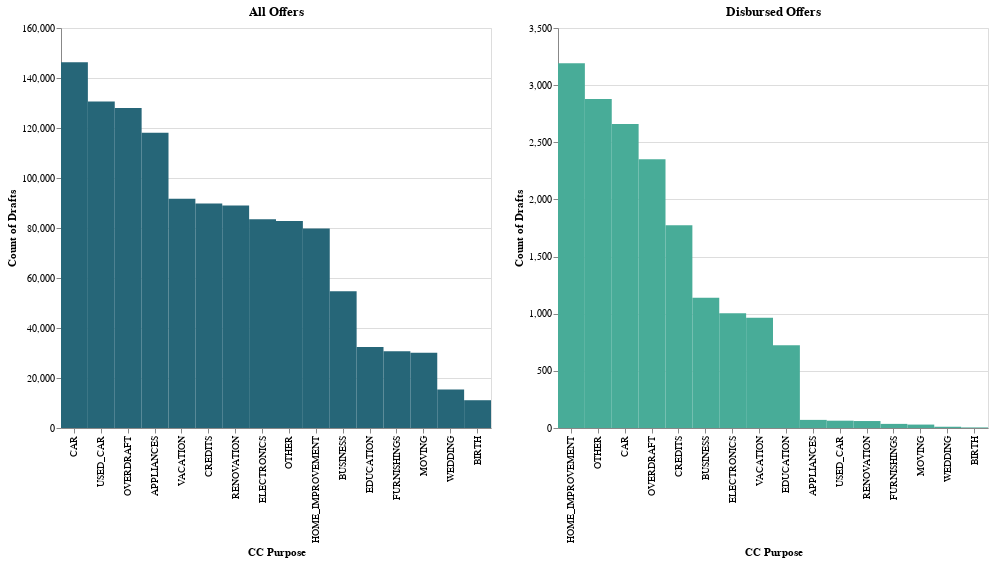

The code cell stored with this chart in its notebook:
### Code cell
offer_reason_bar = (
    alt.Chart(df_offer_reason_grouped)
    .mark_rect(color=petrol, size=20)
    .encode(
        alt.X("purpose_name:O", title="CC Purpose", sort="-y"),
        alt.Y("offer_count:Q", title="Count of Drafts"),
        tooltip="offer_count:Q",
    )
    .properties(width=430, height=400)
)

disbursed_reason_bar = (
    alt.Chart(df_disbursed_reason_grouped)
    .mark_rect(color=teal, size=20)
    .encode(
        alt.X("purpose_name:O", title="CC Purpose", sort="-y"),
        alt.Y("offer_count:Q", title="Count of Drafts"),
        tooltip="offer_count:Q",
    )
    .properties(width=430, height=400)
)

offer_reason_bar.properties(title="All Offers") | disbursed_reason_bar.properties(
    title="Disbursed Offers"
)

### Figure 1 — Vega-Lite specification as saved in the notebook (floating-point values rounded to 4 significant figures)
{"config": {"view": {"continuousWidth": 400, "continuousHeight": 300}}, "hconcat": [{"data": {"name": "data-132693fae5ab9b5165f85af1f33f37fb"}, "mark": {"type": "rect", "color": "#266678 ", "size": 20}, "encoding": {"tooltip": {"type": "quantitative", "field": "offer_count"}, "x": {"type": "ordinal", "field": "purpose_name", "sort": "-y", "title": "CC Purpose"}, "y": {"type": "quantitative", "field": "offer_count", "title": "Count of Drafts"}}, "height": 400, "title": "All Offers", "width": 430}, {"data": {"name": "data-9407f8ddf6c929ec98aa50784c239aa9"}, "mark": {"type": "rect", "color": "#48AC98", "size": 20}, "encoding": {"tooltip": {"type": "quantitative", "field": "offer_count"}, "x": {"type": "ordinal", "field": "purpose_name", "sort": "-y", "title": "CC Purpose"}, "y": {"type": "quantitative", "field": "offer_count", "title": "Count of Drafts"}}, "height": 400, "title": "Disbursed Offers", "width": 430}], "$schema": "https://vega.github.io/schema/vega-lite/v4.8.1.json", "datasets": {"data-132693fae5ab9b5165f85af1f33f37fb": [{"purpose_name": "APPLIANCES", "is_disbursed": 25.0, "offer_count": 118079}, {"purpose_name": "BIRTH", "is_disbursed": 5.0, "offer_count": 11115}, {"purpose_name": "BUSINESS", "is_disbursed": 61.0, "offer_count": 54736}, {"purpose_name": "CAR", "is_disbursed": 75.0, "offer_count": 146305}, {"purpose_name": "CREDITS", "is_disbursed": 83.0, "offer_count": 89796}, {"purpose_name": "EDUCATION", "is_disbursed": 61.0, "offer_count": 32371}, {"purpose_name": "ELECTRONICS", "is_disbursed": 78.0, "offer_count": 83539}, {"purpose_name": "FURNISHINGS", "is_disbursed": 17.0, "offer_count": 30674}, {"purpose_name": "HOME_IMPROVEMENT", "is_disbursed": 64.0, "offer_count": 79849}, {"purpose_name": "MOVING", "is_disbursed": 16.0, "offer_count": 30134}, {"purpose_name": "OTHER", "is_disbursed": 64.0, "offer_count": 82821}, {"purpose_name": "OVERDRAFT", "is_disbursed": 89.0, "offer_count": 127971}, {"purpose_name": "RENOVATION", "is_disbursed": 26.0, "offer_count": 89020}, {"purpose_name": "USED_CAR", "is_disbursed": 26.0, "offer_count": 130626}, {"purpose_name": "VACATION", "is_disbursed": 87.0, "offer_count": 91688}, {"purpose_name": "WEDDING", "is_disbursed": 10.0, "offer_count": 15414}], "data-9407f8ddf6c929ec98aa50784c239aa9": [{"purpose_name": "APPLIANCES", "is_disbursed": 25.0, "offer_count": 71}, {"purpose_name": "BIRTH", "is_disbursed": 5.0, "offer_count": 5}, {"purpose_name": "BUSINESS", "is_disbursed": 61.0, "offer_count": 1140}, {"purpose_name": "CAR", "is_disbursed": 75.0, "offer_count": 2659}, {"purpose_name": "CREDITS", "is_disbursed": 83.0, "offer_count": 1775}, {"purpose_name": "EDUCATION", "is_disbursed": 61.0, "offer_count": 723}, {"purpose_name": "ELECTRONICS", "is_disbursed": 78.0, "offer_count": 1003}, {"purpose_name": "FURNISHINGS", "is_disbursed": 17.0, "offer_count": 36}, {"purpose_name": "HOME_IMPROVEMENT", "is_disbursed": 64.0, "offer_count": 3191}, {"purpose_name": "MOVING", "is_disbursed": 16.0, "offer_count": 30}, {"purpose_name": "OTHER", "is_disbursed": 64.0, "offer_count": 2878}, {"purpose_name": "OVERDRAFT", "is_disbursed": 89.0, "offer_count": 2352}, {"purpose_name": "RENOVATION", "is_disbursed": 26.0, "offer_count": 61}, {"purpose_name": "USED_CAR", "is_disbursed": 26.0, "offer_count": 64}, {"purpose_name": "VACATION", "is_disbursed": 87.0, "offer_count": 965}, {"purpose_name": "WEDDING", "is_disbursed": 10.0, "offer_count": 11}]}}
